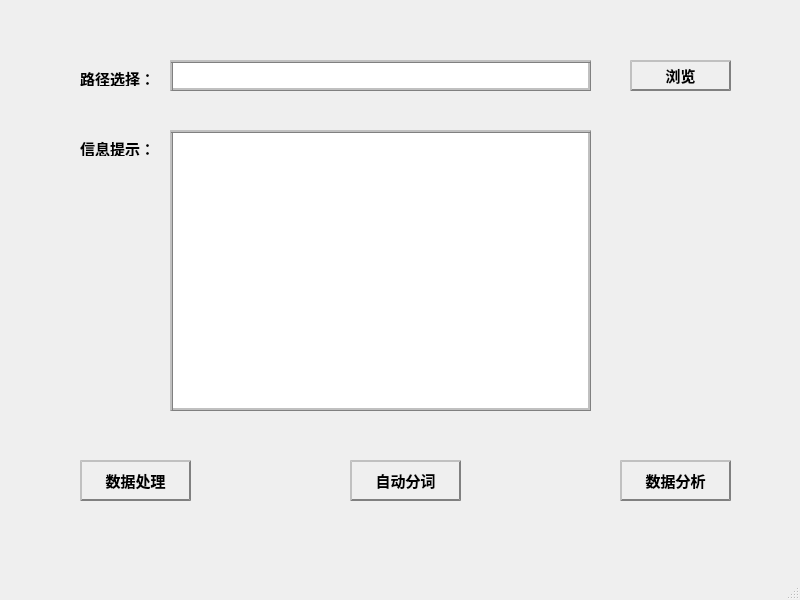
<?xml version="1.0" encoding="UTF-8"?>
<ui version="4.0">
 <class>MainWindow</class>
 <widget class="QMainWindow" name="MainWindow">
  <property name="geometry">
   <rect>
    <x>0</x>
    <y>0</y>
    <width>800</width>
    <height>600</height>
   </rect>
  </property>
  <property name="font">
   <font>
    <pointsize>-1</pointsize>
    <weight>50</weight>
    <bold>false</bold>
   </font>
  </property>
  <property name="windowTitle">
   <string>中国非物质文化遗产文本自动分词系统（CITS）</string>
  </property>
  <property name="styleSheet">
   <string notr="true">font-size:15px;
background-image: url(:/bg_image/bgimage.jpg);</string>
  </property>
  <widget class="QWidget" name="centralwidget">
   <widget class="QLabel" name="label">
    <property name="geometry">
     <rect>
      <x>80</x>
      <y>70</y>
      <width>71</width>
      <height>16</height>
     </rect>
    </property>
    <property name="font">
     <font>
      <pointsize>-1</pointsize>
      <weight>75</weight>
      <bold>true</bold>
     </font>
    </property>
    <property name="text">
     <string>路径选择：</string>
    </property>
   </widget>
   <widget class="QLineEdit" name="lineEdit">
    <property name="geometry">
     <rect>
      <x>170</x>
      <y>60</y>
      <width>421</width>
      <height>31</height>
     </rect>
    </property>
    <property name="styleSheet">
     <string notr="true">border: 3px ridge gray;
border-style: ridge;</string>
    </property>
    <property name="readOnly">
     <bool>true</bool>
    </property>
   </widget>
   <widget class="QLabel" name="label_2">
    <property name="geometry">
     <rect>
      <x>80</x>
      <y>140</y>
      <width>71</width>
      <height>16</height>
     </rect>
    </property>
    <property name="font">
     <font>
      <pointsize>-1</pointsize>
      <weight>75</weight>
      <bold>true</bold>
     </font>
    </property>
    <property name="text">
     <string>信息提示：</string>
    </property>
   </widget>
   <widget class="QPushButton" name="pushButton">
    <property name="geometry">
     <rect>
      <x>630</x>
      <y>60</y>
      <width>101</width>
      <height>31</height>
     </rect>
    </property>
    <property name="font">
     <font>
      <pointsize>-1</pointsize>
      <weight>75</weight>
      <bold>true</bold>
     </font>
    </property>
    <property name="styleSheet">
     <string notr="true">border: 2px groove gray;
border-style: outset;</string>
    </property>
    <property name="text">
     <string>浏览</string>
    </property>
   </widget>
   <widget class="QTextEdit" name="textEdit">
    <property name="geometry">
     <rect>
      <x>170</x>
      <y>130</y>
      <width>421</width>
      <height>281</height>
     </rect>
    </property>
    <property name="styleSheet">
     <string notr="true">border: 3px ridge gray;
border-style: ridge;</string>
    </property>
    <property name="readOnly">
     <bool>true</bool>
    </property>
   </widget>
   <widget class="QPushButton" name="pushButton_2">
    <property name="geometry">
     <rect>
      <x>80</x>
      <y>460</y>
      <width>111</width>
      <height>41</height>
     </rect>
    </property>
    <property name="font">
     <font>
      <pointsize>-1</pointsize>
      <weight>75</weight>
      <bold>true</bold>
     </font>
    </property>
    <property name="styleSheet">
     <string notr="true">border: 2px groove gray;
border-style: outset;</string>
    </property>
    <property name="text">
     <string>数据处理</string>
    </property>
   </widget>
   <widget class="QPushButton" name="pushButton_4">
    <property name="geometry">
     <rect>
      <x>350</x>
      <y>460</y>
      <width>111</width>
      <height>41</height>
     </rect>
    </property>
    <property name="font">
     <font>
      <pointsize>-1</pointsize>
      <weight>75</weight>
      <bold>true</bold>
     </font>
    </property>
    <property name="styleSheet">
     <string notr="true">border: 2px groove gray;
border-style: outset;</string>
    </property>
    <property name="text">
     <string>自动分词</string>
    </property>
   </widget>
   <widget class="QPushButton" name="pushButton_5">
    <property name="geometry">
     <rect>
      <x>620</x>
      <y>460</y>
      <width>111</width>
      <height>41</height>
     </rect>
    </property>
    <property name="font">
     <font>
      <pointsize>-1</pointsize>
      <weight>75</weight>
      <bold>true</bold>
     </font>
    </property>
    <property name="styleSheet">
     <string notr="true">border: 2px groove gray;
border-style: outset;</string>
    </property>
    <property name="text">
     <string>数据分析</string>
    </property>
   </widget>
  </widget>
  <widget class="QMenuBar" name="menubar">
   <property name="geometry">
    <rect>
     <x>0</x>
     <y>0</y>
     <width>800</width>
     <height>26</height>
    </rect>
   </property>
  </widget>
  <widget class="QStatusBar" name="statusbar"/>
 </widget>
 <resources>
  <include location="bg.qrc"/>
 </resources>
 <connections/>
</ui>
